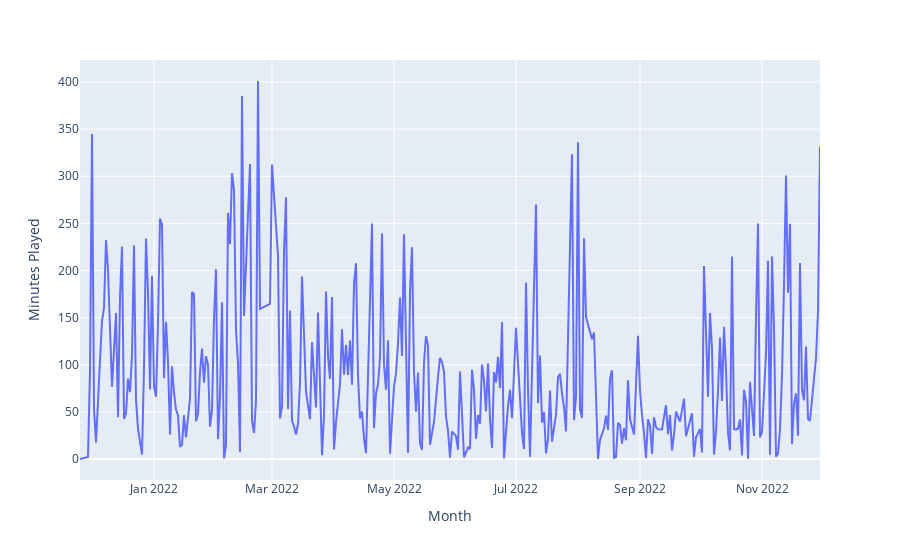

The notebook cell this image was saved under:
### Code cell
px.line(minutes_by_day, x = 'day', y = 'minutes_played',
              labels={
                     'day' : 'Month',
                     'minutes_played' : 'Minutes Played'})

### Figure 1 — Plotly figure (JSON) as saved in the notebook; plotly's stock layout.template omitted (floating-point values rounded to 4 significant figures; data arrays with more than 128 entries replaced by an {"elided": "..."} marker saying what was removed)
{"data": [{"hovertemplate": "Month=%{x}<br>Minutes Played=%{y}<extra></extra>", "legendgroup": "", "line": {"color": "#636efa", "dash": "solid"}, "marker": {"symbol": "circle"}, "mode": "lines", "name": "", "orientation": "v", "showlegend": false, "type": "scatter", "x": {"elided": "333 str values"}, "xaxis": "x", "y": {"elided": "333 float values"}, "yaxis": "y"}], "layout": {"legend": {"tracegroupgap": 0}, "margin": {"t": 60}, "xaxis": {"anchor": "y", "domain": [0, 1], "title": {"text": "Month"}}, "yaxis": {"anchor": "x", "domain": [0, 1], "title": {"text": "Minutes Played"}}}}
